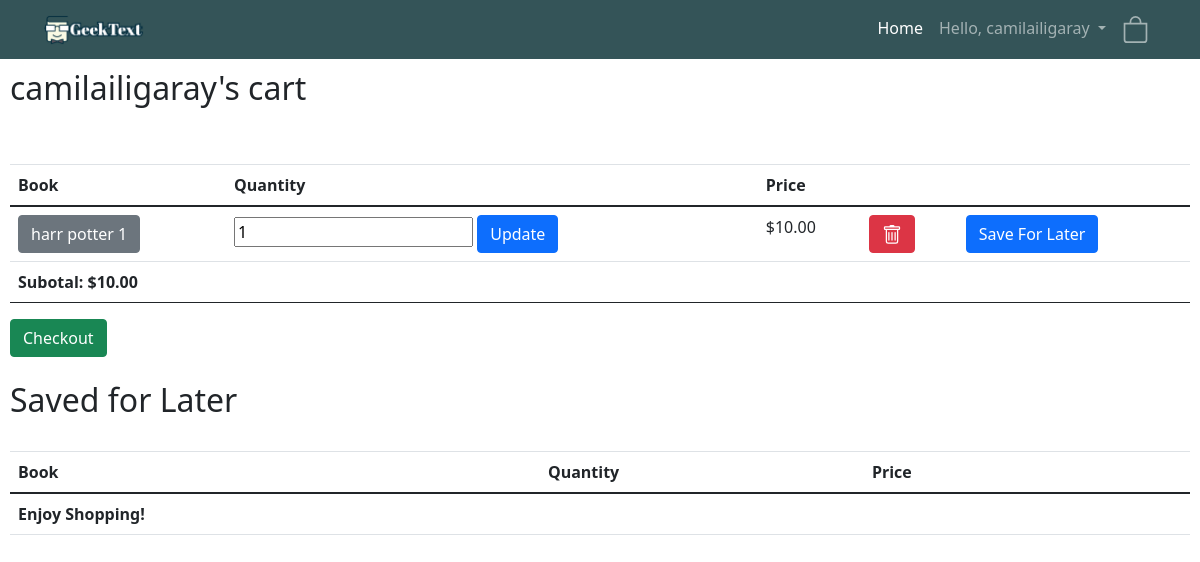
Page /ShoppingCart/ (signed in) on the earlier database version.
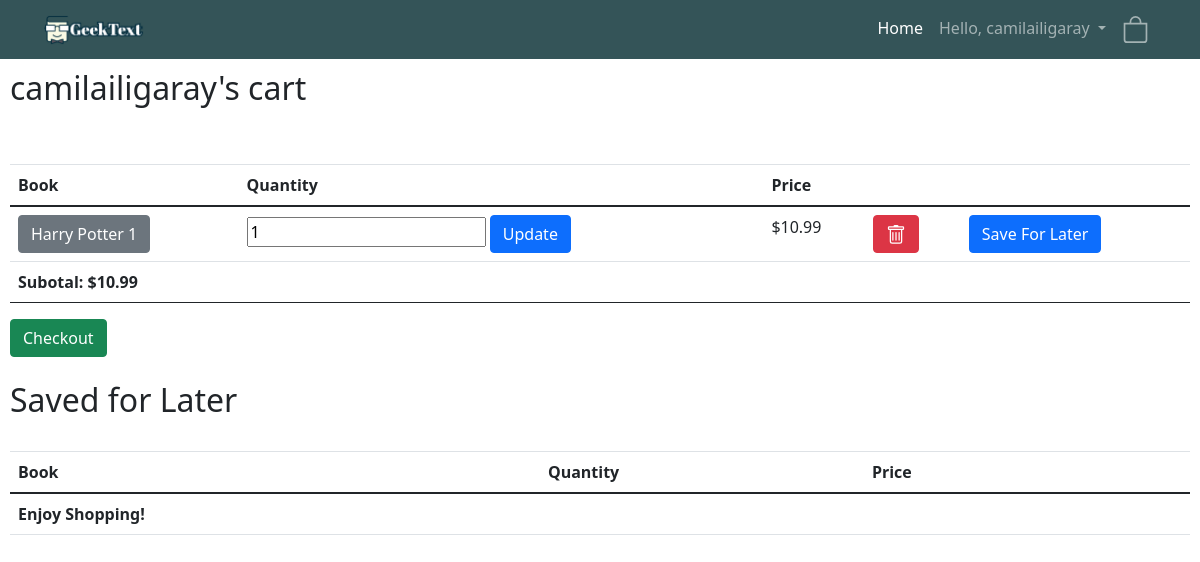
Same page on the later database version.
### cart/models.py (models this page shows, shortened)
class ShoppingCartItem(models.Model):
    shoppingcart = models.ForeignKey(ShoppingCart, on_delete=models.CASCADE)
    book = models.ForeignKey(Book, on_delete=models.CASCADE)
    quantity = models.IntegerField()
    ordered = models.BooleanField(default=False)
    addedon = models.DateField(auto_now_add=True)
    purchasedby = models.DateField(auto_now=True)
    savedforlater = models.BooleanField(default=False)
    def __str__(self):
        return self.book.title

### bookdetails/models.py (models this page shows, shortened)
class Book(models.Model):
    authors = models.ManyToManyField(
        Author,
        related_name='booker',
    )
    GENRES = (
        ('Sci-fi', 'Sci-fi'),
        ('Fantasy', 'Fantasy'),
        ('Children', 'Children'),
        ('Non-fiction', 'Non-fiction'),
        ('Others', 'Others'),
    )
    cover = models.ImageField(upload_to='bookImages', default='bookImages/No_image.jpg')
    title = models.CharField(max_length=200)
    genre = models.CharField(max_length=200, default='other', choices=GENRES)
    price = models.DecimalField(max_digits=6, decimal_places=2, default=0.00)
    description = models.CharField(max_length=4000)
    publisher = models.CharField(max_length=200, default='Unknown')
    release_date = models.DateField(default='Unknown')
    bestseller = models.BooleanField(default=False)

### cart/views.py (the view)
# urls.py: path('', views.shoppingcartview, name='cart'),  # this connects to the
def shoppingcartview(response):
    userid = response.user.id
    cart = ShoppingCart.objects.get(id=userid)
    if cart == response.user.shoppingcart:
        total = cart.subtotal()
        return render(response, "cart/shoppingcart.html", {"cart": cart, "total": total})
    message = "You tried to access an unautharized shopping cart"
    return render(response, "onlinelibrary/home.html", {"message": message})

### cart/models.py (called while the page is built)
    def __str__(self):
        return str(self.user.username) + "'s cart"

    def subtotal(self):
        amount = 0.00
        for cartitem in self.shoppingcartitem_set.all():
            if not cartitem.savedforlater and not cartitem.ordered:
                amount = amount + float(cartitem.quantity * cartitem.book.price)
        return "%.2f" % amount

### cart/templates/cart/shoppingcart.html (shortened to what this page needs)
{%  extends 'onlinelibrary/base.html' %}
{% block content %}
    <h2>{{cart}}</h2>
    <br>
    <br>
    <table class="table">
        <thead>
            <th>Book</th>
            <th>Quantity</th>
            <th>Price</th>
            <th></th>
            <th></th>
        </thead>
        <tfoot>
            <tr>
                <td>
                    <strong>Subotal: ${{total}}</strong>
                </td>
                <td></td>
                <td></td>
                <td></td>
                <td></td>
            </tr>
        </tfoot>
        {% for item in cart.shoppingcartitem_set.all %}
            {% if item.savedforlater == False and item.ordered == False and item.quantity > 0 %}
                <tr>
                    <td>
                         <button onclick="window.location.href='http://127.0.0.1:8000/bookdetails/{{item.book.id}}';" type="button" class="btn btn btn-secondary">
                            {{ item }}
                         </button>
                    </td>
                    <td>
                        <form action="{% url 'updateqty' item.id%}" method="POST">
                            <input type="number", name="UpdateValue", min="1", width="1", value="{{item.quantity}}">
                            <button type="submit", name="Update", class="btn btn-primary">Update</button>
                        </form>
                    </td>
                    <td>
                        ${{ item.book.price }}
                    </td>
                    <td>
                        <button onclick="window.location.href='delete/{{item.id}}';" type="button" class="btn btn-danger">
                        </button>
                    </td>
                    <td>
                        <form action="{% url 'saveforlater' item.id%}" method="POST">
                            <button type="submit", name="SvaeForLater", class="btn btn-primary", value="saveForLater">Save For Later</button>
                        </form>
                    </td>
                </tr>
            {%  endif %}
        {% endfor %}
    </table>
    <button type="button" class="btn btn-success" data-toggle="modal" data-target="#exampleModal">
      Checkout
    </button>
    <br>
    <br>
    <h2>Saved for Later</h2>
    <br>
    <table class="table">
        <thead>
            <th>Book</th>
            <th>Quantity</th>
            <th>Price</th>
            <th></th>
            <th></th>
        </thead>
        <tfoot>
            <tr>
                <td><strong>Enjoy Shopping!</strong></td>
                <td></td>
                <td></td>
                <td></td>
                <td></td>
            </tr>
        </tfoot>
    </table>
    <br>
    <br>
    <br>
    <br>
{%  endblock %}

Differences in the rows shown:
removed ShoppingCartItem: book.title "harr potter 1", UpdateValue "1", book.price "10.00"
added ShoppingCartItem: book.title "Harry Potter 1", UpdateValue "1", book.price "10.99"
Other differences:
{{ total }}: "10.00" → "10.99"
